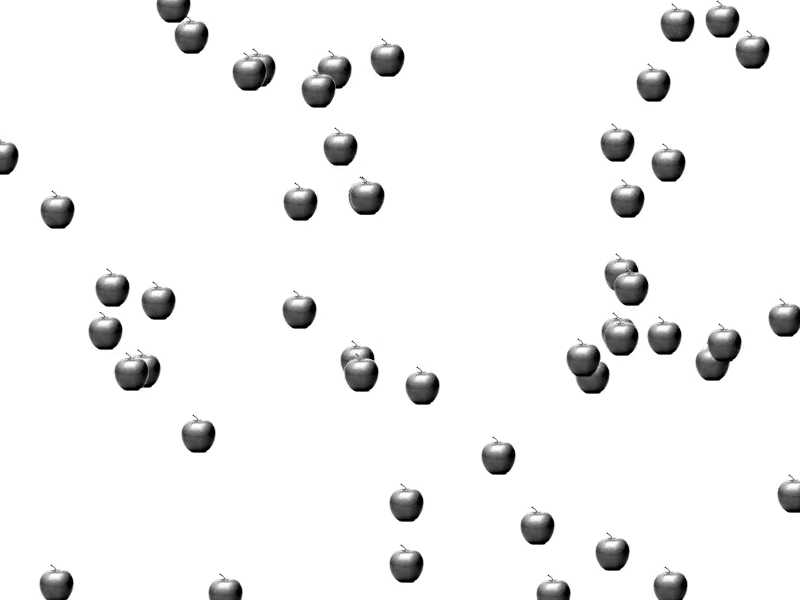
#> input picture frame 50 of Module3/apple.mp4, 800 x 600 px, given in place of race_car_preview.mp4, which was not available
$ python testing.py
#> lines starting #> are read from the running program, lines starting #| are printed output that depends on the picture; after the words box and inside, x2 and y2 are one past the last pixel; in counts of white or black regions, pixels touching at a corner belong together; pictures that were not available may be replaced by others from this repository, and a replacement may not be noted


import cv2
import numpy as np
import sys
print(sys.executable)

# Video capture from file
cap = cv2.VideoCapture("race_car_preview.mp4")

# Check if the video file opened successfully
if not cap.isOpened():
    print("Error: Could not open video.")
    exit()

while True:
    # Capture frame-by-frame
    ret, frame = cap.read()
#> frame is the input picture: shape (600, 800, 3); min 0, max 255, mean 241.5

    # If the frame is not retrieved, then we've reached the end of the video
    if not ret:
        print("Can't receive frame (stream end?). Exiting ...")
        break

    # Convert the frame to grayscale (required for Canny)
    gray = cv2.cvtColor(frame, cv2.COLOR_BGR2GRAY)

    # Apply Canny edge detection; you might have to adjust the thresholds
    edges = cv2.Canny(gray, 100, 200)
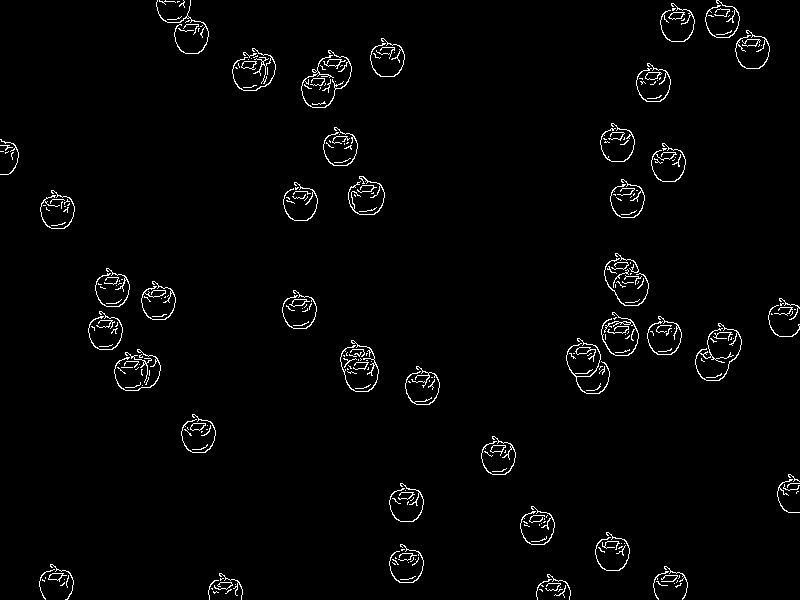
#> edges: shape (600, 800); 2.1% white in thin lines or dots

    # This finds contours in the edged image. Contours are curves joining continuous points with the same color.
    contours, _ = cv2.findContours(edges, cv2.RETR_EXTERNAL, cv2.CHAIN_APPROX_SIMPLE)
#> contours = 313 contours, 271 with area under 20; largest, box (x1, y1, x2, y2) and area: (575, 347, 596, 362) 82, (645, 72, 662, 80) 82, (323, 59, 346, 69) 82, (241, 61, 257, 70) 78, (190, 423, 206, 431) 78

    # Draw each contour only for visualisation purposes
    for contour in contours:
        # Here we are using boundingRect method to get the coordinates of the bounding box around the object (contour)
        x, y, w, h = cv2.boundingRect(contour)

        # Check if the size of the contour is large enough, considering noise and other smaller objects
        if cv2.contourArea(contour) > 100:  # this value (100) is arbitrary and depends on the object size in the video
            cv2.rectangle(frame, (x, y), (x + w, y + h), (0, 255, 0), 2)
#> this loop made 313 passes
#> (x, y, w, h) on passes 1 to 3: (213, 591, 6, 3), (558, 589, 5, 3), (539, 589, 4, 3)

    # Display the original frame with the drawn contours
    cv2.imshow('Frame with tracked object', frame)

    # Check for 'q' key to quit the loop
    if cv2.waitKey(1) & 0xFF == ord('q'):
#> (key q is pressed here)
        break

# When everything is done, release the capture
cap.release()
cv2.destroyAllWindows()

$ run again, starting later in the video
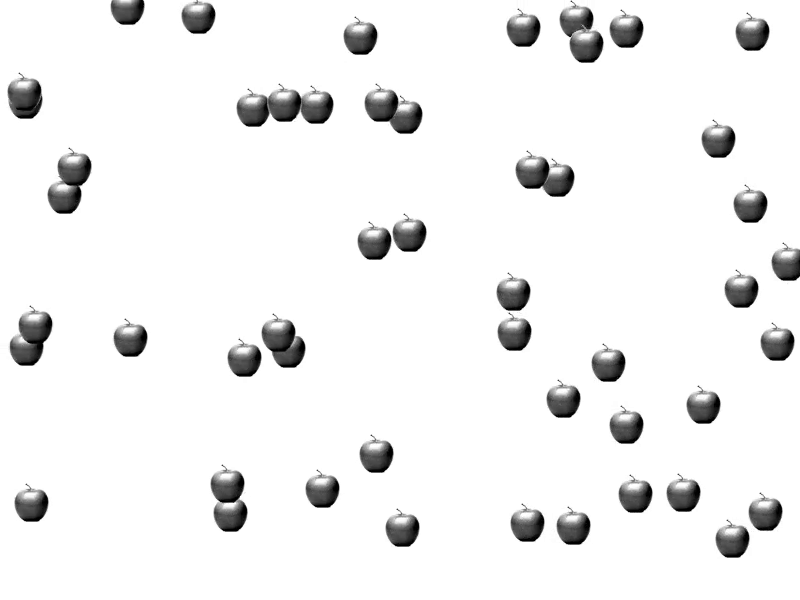
#> input picture frame 225 of Module3/apple.mp4, 800 x 600 px, given in place of race_car_preview.mp4, which was not available
#> frame is the input picture: shape (600, 800, 3); min 0, max 255, mean 240
#> `edges = cv2.Canny(gray, 100, 200)`:
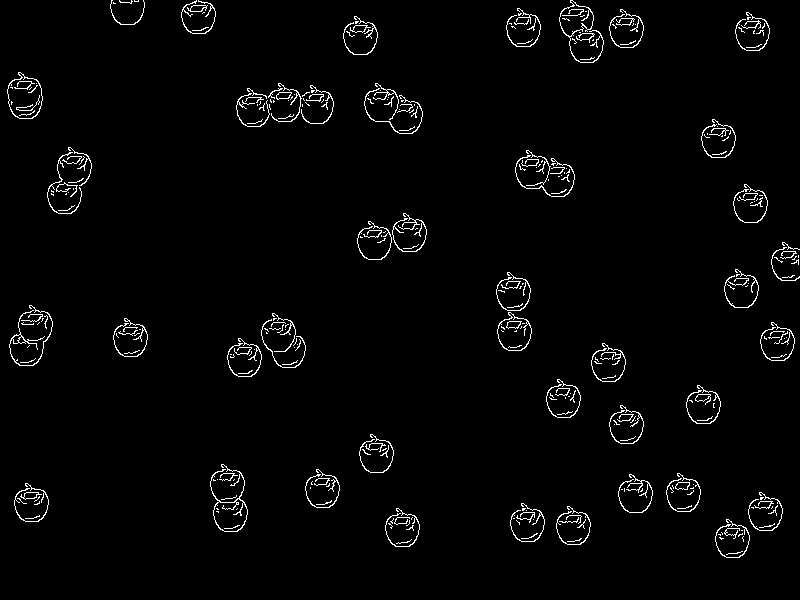
#> edges: shape (600, 800); 2.3% white in thin lines or dots
#> contours = 299 contours, 250 with area under 20; largest, box (x1, y1, x2, y2) and area: (7, 72, 43, 119) 1198, (497, 312, 532, 351) 930, (210, 464, 248, 532) 903, (559, 0, 604, 63) 806, (9, 305, 53, 366) 128
#> the loop `for contour in contours:` made 299 passes
#> (x, y, w, h) on passes 1 to 3: (726, 551, 17, 4), (396, 539, 16, 5), (567, 538, 15, 4)
#> after the loop `for contour in contours:`:
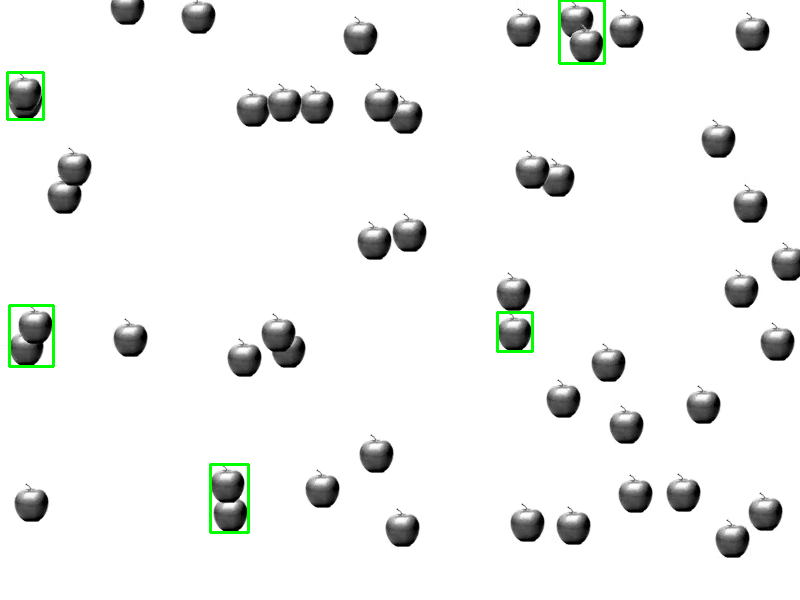
#> frame: shape (600, 800, 3); 0.58% of pixels changed, all inside (x1, y1, x2, y2) = (6, 0, 606, 534)

$ run again, starting later in the video
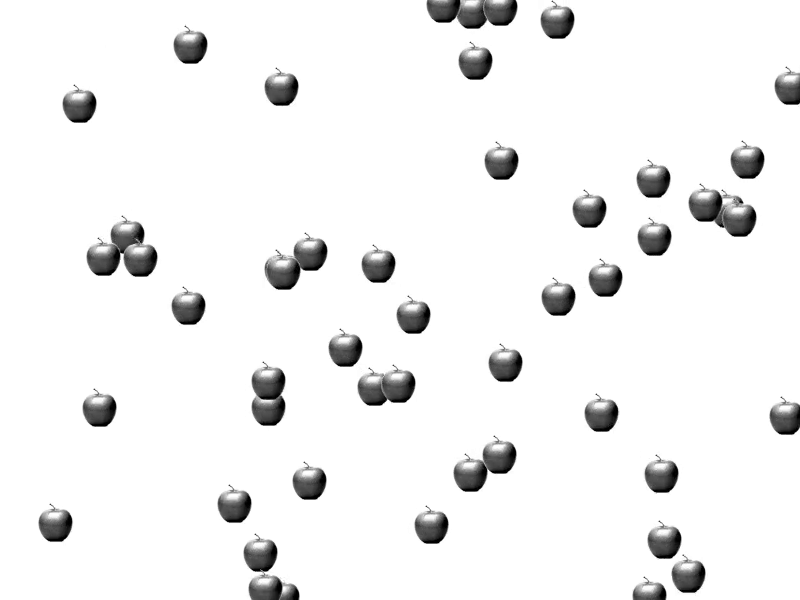
#> input picture frame 400 of Module3/apple.mp4, 800 x 600 px, given in place of race_car_preview.mp4, which was not available
#> frame is the input picture: shape (600, 800, 3); min 0, max 255, mean 240.8
#> `edges = cv2.Canny(gray, 100, 200)`:
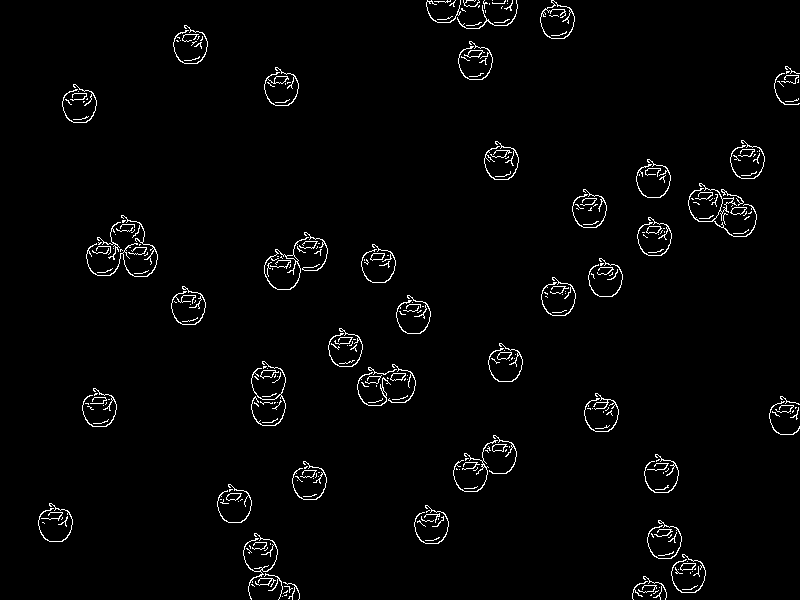
#> edges: shape (600, 800); 2.2% white in thin lines or dots
#> contours = 309 contours, 260 with area under 20; largest, box (x1, y1, x2, y2) and area: (264, 237, 309, 290) 1055, (540, 0, 575, 39) 932, (688, 183, 757, 237) 140, (264, 67, 299, 106) 108, (730, 207, 747, 215) 82
#> the loop `for contour in contours:` made 309 passes
#> (x, y, w, h) on passes 1, 4, 5: (282, 596, 1, 1), (653, 590, 6, 4), (283, 590, 5, 4)
#> after the loop `for contour in contours:`:
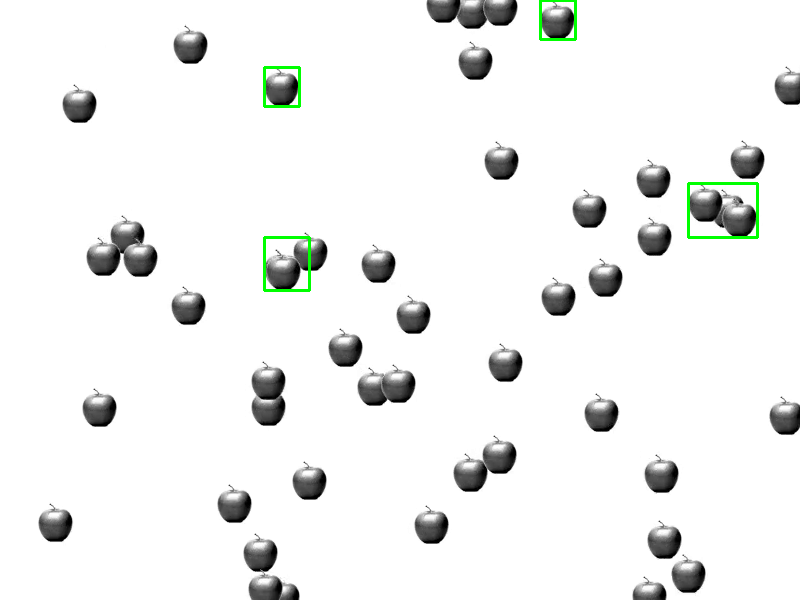
#> frame: shape (600, 800, 3); 0.45% of pixels changed, all inside (x1, y1, x2, y2) = (263, 0, 759, 292)
